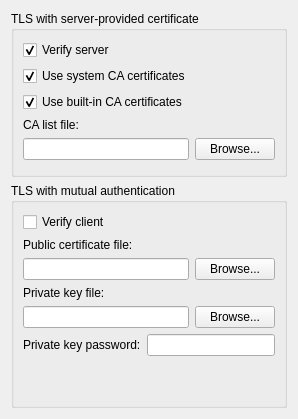
           <widget class="QWidget" name="scrollAreaWidgetContents">
            <property name="geometry">
             <rect>
              <x>0</x>
              <y>0</y>
              <width>298</width>
              <height>419</height>
             </rect>
            </property>
            <layout class="QGridLayout" name="gridLayout_24">
             <item row="1" column="0">
              <widget class="QGroupBox" name="grTLSMutualAuth">
               <property name="title">
                <string>TLS with mutual authentication</string>
               </property>
               <layout class="QVBoxLayout" name="verticalLayout">
                <item>
                 <layout class="QGridLayout" name="gridLayout_23">
                  <item row="7" column="1" colspan="2">
                   <widget class="QLineEdit" name="lePrivateKeyPassword">
                    <property name="echoMode">
                     <enum>QLineEdit::Password</enum>
                    </property>
                   </widget>
                  </item>
                  <item row="0" column="0" colspan="3">
                   <widget class="QCheckBox" name="cbVerifyClient">
                    <property name="text">
                     <string>Verify client</string>
                    </property>
                   </widget>
                  </item>
                  <item row="7" column="0">
                   <widget class="QLabel" name="label_9">
                    <property name="text">
                     <string>Private key password:</string>
                    </property>
                   </widget>
                  </item>
                  <item row="6" column="2">
                   <widget class="QPushButton" name="pbBrowsePrivateKeyFile">
                    <property name="text">
                     <string>Browse...</string>
                    </property>
                   </widget>
                  </item>
                  <item row="4" column="2">
                   <widget class="QPushButton" name="pbBrowsePublicCertFile">
                    <property name="text">
                     <string>Browse...</string>
                    </property>
                   </widget>
                  </item>
                  <item row="4" column="0" colspan="2">
                   <widget class="QLineEdit" name="lePublicCertFile"/>
                  </item>
                  <item row="6" column="0" colspan="2">
                   <widget class="QLineEdit" name="lePrivateKeyFile"/>
                  </item>
                  <item row="3" column="0" colspan="3">
                   <widget class="QLabel" name="label_20">
                    <property name="text">
                     <string>Public certificate file:</string>
                    </property>
                   </widget>
                  </item>
                  <item row="5" column="0" colspan="2">
                   <widget class="QLabel" name="label_8">
                    <property name="text">
                     <string>Private key file:</string>
                    </property>
                   </widget>
                  </item>
                 </layout>
                </item>
                <item>
                 <spacer name="verticalSpacer_8">
                  <property name="orientation">
                   <enum>Qt::Vertical</enum>
                  </property>
                  <property name="sizeHint" stdset="0">
                   <size>
                    <width>20</width>
                    <height>40</height>
                   </size>
                  </property>
                 </spacer>
                </item>
               </layout>
              </widget>
             </item>
             <item row="0" column="0">
              <widget class="QGroupBox" name="grTLSServerCertAuth">
               <property name="title">
                <string>TLS with server-provided certificate</string>
               </property>
               <layout class="QGridLayout" name="gridLayout_26">
                <item row="1" column="0">
                 <widget class="QCheckBox" name="cbUseSystemCA">
                  <property name="text">
                   <string>Use system CA certificates</string>
                  </property>
                  <property name="checked">
                   <bool>true</bool>
                  </property>
                 </widget>
                </item>
                <item row="4" column="0">
                 <spacer name="verticalSpacer_9">
                  <property name="orientation">
                   <enum>Qt::Vertical</enum>
                  </property>
                  <property name="sizeHint" stdset="0">
                   <size>
                    <width>20</width>
                    <height>0</height>
                   </size>
                  </property>
                 </spacer>
                </item>
                <item row="0" column="0">
                 <widget class="QCheckBox" name="cbVerifyServer">
                  <property name="text">
                   <string>Verify server</string>
                  </property>
                  <property name="checked">
                   <bool>true</bool>
                  </property>
                 </widget>
                </item>
                <item row="2" column="0">
                 <widget class="QCheckBox" name="cbUserBuiltinCA">
                  <property name="text">
                   <string>Use built-in CA certificates</string>
                  </property>
                  <property name="checked">
                   <bool>true</bool>
                  </property>
                 </widget>
                </item>
                <item row="3" column="0">
                 <widget class="QFrame" name="frCaListFile">
                  <property name="frameShape">
                   <enum>QFrame::NoFrame</enum>
                  </property>
                  <property name="frameShadow">
                   <enum>QFrame::Plain</enum>
                  </property>
                  <property name="lineWidth">
                   <number>0</number>
                  </property>
                  <layout class="QVBoxLayout" name="verticalLayout_2">
                   <property name="leftMargin">
                    <number>0</number>
                   </property>
                   <property name="topMargin">
                    <number>0</number>
                   </property>
                   <property name="rightMargin">
                    <number>0</number>
                   </property>
                   <property name="bottomMargin">
                    <number>0</number>
                   </property>
                   <item>
                    <layout class="QGridLayout" name="gridLayout_27">
                     <item row="1" column="2">
                      <widget class="QPushButton" name="pbBrowseCAListFile">
                       <property name="text">
                        <string>Browse...</string>
                       </property>
                      </widget>
                     </item>
                     <item row="1" column="1">
                      <widget class="QLineEdit" name="leCAListFile"/>
                     </item>
                     <item row="0" column="1" colspan="2">
                      <widget class="QLabel" name="label_7">
                       <property name="text">
                        <string>CA list file:</string>
                       </property>
                      </widget>
                     </item>
                    </layout>
                   </item>
                  </layout>
                 </widget>
                </item>
               </layout>
              </widget>
             </item>
            </layout>
           </widget>
